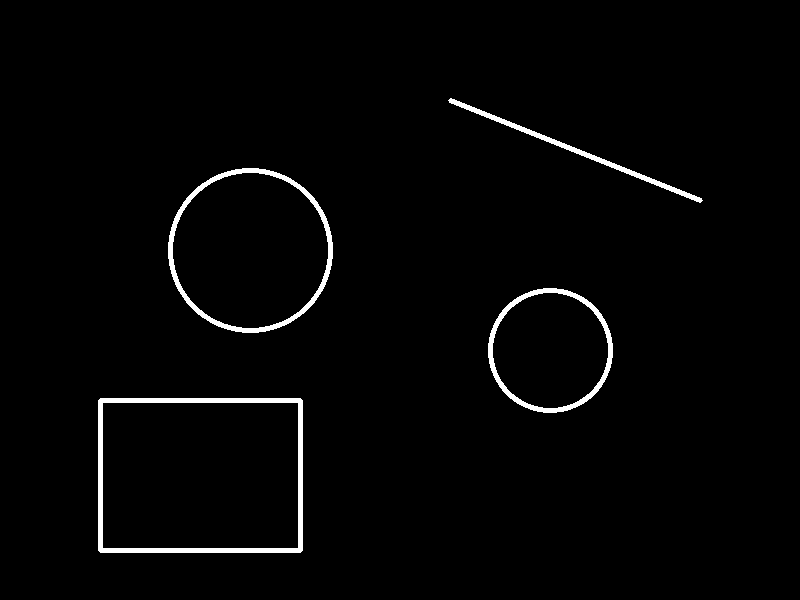
#> input picture dataset/image_A.png, 800 x 600 px, found by its file name
$ python image_matcher.py
#> lines starting #> are read from the running program, lines starting #| are printed output that depends on the picture; after the words box and inside, x2 and y2 are one past the last pixel; in counts of white or black regions, pixels touching at a corner belong together
import cv2
import numpy as np
# Dono test images load karo
image_a = cv2.imread("dataset/image_A.png", cv2.IMREAD_GRAYSCALE)
#> image_a: shape (600, 800); 1.9% white; 4 white regions, box (x1, y1, x2, y2) and area: (98, 398, 303, 553) 3488, (168, 168, 333, 333) 2484, (488, 288, 613, 413) 1892, (448, 98, 703, 203) 1365
image_b = cv2.imread("dataset/image_B.png", cv2.IMREAD_GRAYSCALE)
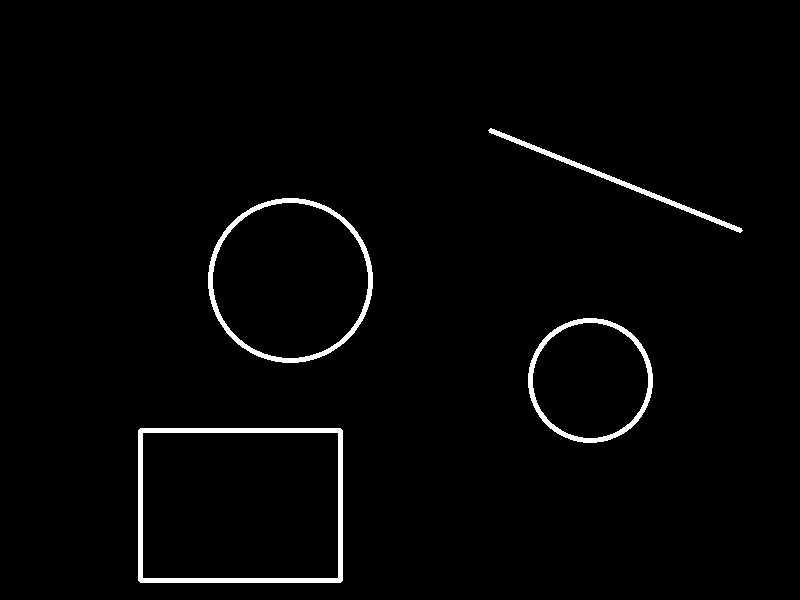
#> input picture dataset/image_B.png, 800 x 600 px, found by its file name
#> image_b: shape (600, 800); 1.9% white; 4 white regions, box (x1, y1, x2, y2) and area: (138, 428, 343, 583) 3488, (208, 198, 373, 363) 2484, (528, 318, 653, 443) 1892, (488, 128, 743, 233) 1365

# Check karo ki images successfully load hui hain
if image_a is None or image_b is None:
    print("Error: Could not load input images.")
    raise SystemExit

# SIFT feature detector
sift = cv2.SIFT_create()

# Features aur descriptors detect karo
keypoints_a, descriptors_a = sift.detectAndCompute(image_a, None)
#> keypoints_a = 30 keypoints; strongest (x, y, size): (699, 200, 4.1), (452, 101, 4.2), (101, 401, 5.2), (101, 549, 5.2)
keypoints_b, descriptors_b = sift.detectAndCompute(image_b, None)
#> keypoints_b = 26 keypoints; strongest (x, y, size): (739, 230, 4.1), (492, 131, 4.2), (141, 431, 5.2), (141, 579, 5.2)

print("Image A features:", len(keypoints_a))
#| Image A features: 30
print("Image B features:", len(keypoints_b))
#| Image B features: 26

# Check karo ki descriptors available hain
if descriptors_a is None or descriptors_b is None:
    print("Error: Could not detect usable features in one or both images.")
    raise SystemExit
# Feature matcher
matcher = cv2.BFMatcher()

# Har feature ko doosri image ke features se compare karo
matches = matcher.knnMatch(
    descriptors_a,
    descriptors_b,
    k=2
)
#> matches = 30 matches

# Lowe's Ratio Test se good matches select karo
good_matches = []

for m, n in matches:
    if m.distance < 0.75 * n.distance:
        good_matches.append(m)
#> this loop made 30 passes
#> after the loop, good_matches = 21 matches

print("Total matches:", len(matches))
#| Total matches: 30
print("Good matches:", len(good_matches))
#| Good matches: 21
# Good matches ko image par draw karo
matched_image = cv2.drawMatches(
    image_a,
    keypoints_a,
    image_b,
    keypoints_b,
    good_matches,
    None,
    flags=cv2.DrawMatchesFlags_NOT_DRAW_SINGLE_POINTS
)
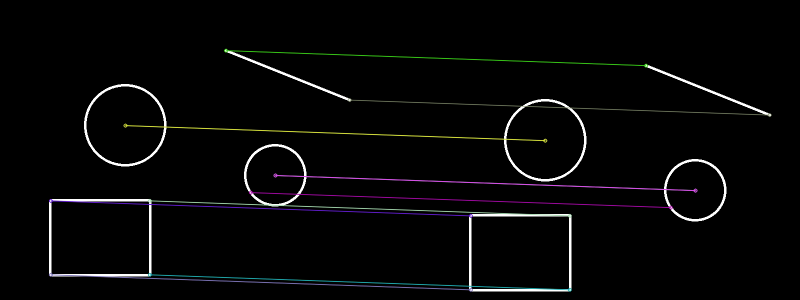
#> matched_image: shape (600, 1600, 3) (shown at 1/2 size); mean of channels 0, 1, 2 6.9, 6.7, 6.7; drawn as B, G, R

# Result save karo
cv2.imwrite("outputs/matched_features.png", matched_image)

print("Matched image saved to outputs/matched_features.png")
# Homography ke liye kam se kam 4 matches zaroori hain
if len(good_matches) < 4:
    print("Not enough good matches for reliable registration.")
    raise SystemExit

# Homography ke liye kam se kam 4 matches zaroori hain
if len(good_matches) < 4:
    print("Not enough good matches for reliable registration.")
    raise SystemExit

# Good matches se point coordinates nikalo
src_pts = np.float32(
    [keypoints_a[m.queryIdx].pt for m in good_matches]
).reshape(-1, 1, 2)
#> src_pts = 21 rows, first 8: [101.3, 549.2], [101.3, 549.2], [101.3, 401.3], [101.3, 401.3], [250.5, 250.8], [250.5, 250.8], [250.5, 250.8], [299.2, 401.3]

dst_pts = np.float32(
    [keypoints_b[m.trainIdx].pt for m in good_matches]
).reshape(-1, 1, 2)
#> dst_pts = 21 rows, first 8: [141.3, 579.2], [141.3, 579.2], [141.3, 431.3], [141.3, 431.3], [290.1, 280.9], [290.1, 280.9], [290.1, 280.9], [339.2, 431.3]

# RANSAC se Homography find karo
homography_matrix, mask = cv2.findHomography(
    src_pts,
    dst_pts,
    cv2.RANSAC,
    5.0
)
#> homography_matrix = [[1, 0.00174, 39.17], [0.000177, 1, 29.74], [-3.14e-08, 2.88e-06, 1]]; mask = 21 values from 1 to 1

# Check karo ki Homography successfully calculate hui hai
if homography_matrix is None or mask is None:
    print("Error: Could not calculate a reliable homography.")
    raise SystemExit

# Valid matches (inliers) count karo
inliers = int(mask.sum())
#> inliers = 21

print("Inliers after RANSAC:", inliers)
#| Inliers after RANSAC: 21
print("Inlier ratio:", inliers / len(good_matches))
#| Inlier ratio: 1.0
# Image A ko Image B ke according align karo
height, width = image_b.shape
#> height = 600; width = 800

registered_image = cv2.warpPerspective(
    image_a,
    homography_matrix,
    (width, height)
)
# Sirf RANSAC inlier points select karo
inlier_mask = mask.ravel().astype(bool)
inlier_src_pts = src_pts[inlier_mask]
#> inlier_src_pts has the same summary as src_pts
inlier_dst_pts = dst_pts[inlier_mask]
#> inlier_dst_pts has the same summary as dst_pts

# Sirf reliable inlier points ko project karo
projected_inlier_pts = cv2.perspectiveTransform(
    inlier_src_pts,
    homography_matrix
)
#> projected_inlier_pts = 21 rows, first 8: [141.3, 579.1], [141.3, 579.1], [141.1, 431.3], [141.1, 431.3], [290.3, 280.8], [290.3, 280.8], [290.3, 280.8], [339.1, 431.4]

# Inlier registration error calculate karo
inlier_errors = np.linalg.norm(
    projected_inlier_pts - inlier_dst_pts,
    axis=2
)
#> inlier_errors = 21 values, max 0.191 at index 4, min 0.0301 at index 9, mean 0.122

mean_error = float(np.mean(inlier_errors))
#> mean_error = 0.122

print("Mean registration error: {:.2f} pixels".format(mean_error))
#| Mean registration error: 0.12 pixels
# Registered image save karo
cv2.imwrite(
    "outputs/registered_image.png",
    registered_image
)

print("Registered image saved to outputs/registered_image.png")
# Registration quality metrics
inlier_ratio_percent = (inliers / len(good_matches)) * 100
#> inlier_ratio_percent = 100

print("\n--- Registration Metrics ---")
print("Good matches:", len(good_matches))
#| Good matches: 21
print("RANSAC inliers:", inliers)
#| RANSAC inliers: 21
print("Inlier ratio: {:.2f}%".format(inlier_ratio_percent))
#| Inlier ratio: 100.00%
# Registered image aur Image B ko blend karo
overlay = cv2.addWeighted(
    registered_image,
    0.5,
    image_b,
    0.5,
    0
)

# Overlay result save karo
cv2.imwrite(
    "outputs/overlay.png",
    overlay
)

print("Overlay image saved to outputs/overlay.png")
